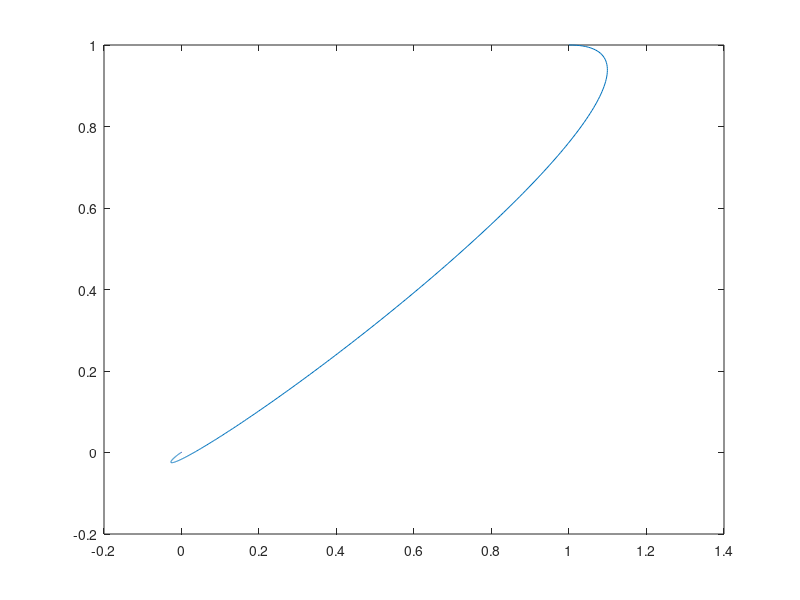

Source code (MATLAB): (Note: this script raises an error after producing the figure.)
clc;
close all;
clear all;

n= 4;
m= 2;
l= 2;
N= 1000;
x= zeros(n,N);
u= zeros(m,N);
y= zeros(l,N);

A = [0,0,1,0;
     0,0,0,1;
     0,0,0,0;
     0,0,0,0];

B = [0 0;0 0;1 0;0 1];


C = [1,0,0,0;
     0,1,0,0];
 
D = [];

dt = 0.01;

sys1 = ss(A,B,C,D);
sys2 = c2d(sys1,dt);

At = sys2.A;
Bt = sys2.B;
Ct = sys2.C;

Qx = 1*eye(2);
Qv = 0.1*eye(2);
Q = [Qx,zeros(2,2);
    zeros(2,2),Qv];
R = 0.1*eye(2);

[K,S,e] = dlqr(At,Bt,Q,R,[]); 



x0 = [1,1,1,0]'; 
x(:,1) = x0; 
for i=1:N
    u(:,i) = -K*x(:,i);
    x(:,i+1) = At*x(:,i) + Bt*u(:,i);
    y(:,i) = Ct*x(:,i);
end


figure()
plot(x(1,:),x(2,:))

%%
[P J] = jordan(At);
P 
J
%%
x0 = [1,1,1,0]';

xx = x0; 
t = 0:dt:dt*N;
Cc=[];
U=[];
j = 1;
for i = 1:N
    
    Cc = [Cc, P*J^(i)*inv(P)*Bt];
    uu = -K*xx(:,end);
    %u = [0;0];
    U = [uu;U];
%     x = [x,inv(P)*expm(J*i)*P*x0 + Cc*U];
    xx = [xx,P*J^(i)*inv(P)*x0 + Cc*U];
end

%%
figure()
plot(xx(1,:),xx(2,:))



